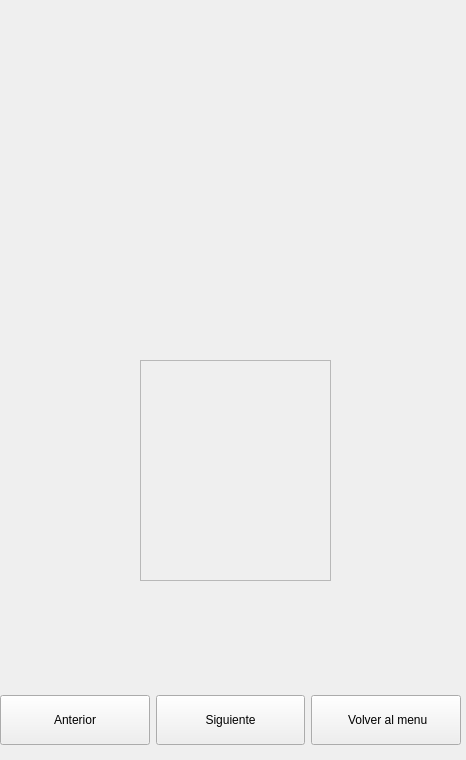
<?xml version="1.0" encoding="UTF-8"?>
<ui version="4.0">
 <class>info</class>
 <widget class="QWidget" name="info">
  <property name="geometry">
   <rect>
    <x>0</x>
    <y>0</y>
    <width>466</width>
    <height>760</height>
   </rect>
  </property>
  <property name="minimumSize">
   <size>
    <width>466</width>
    <height>760</height>
   </size>
  </property>
  <property name="maximumSize">
   <size>
    <width>466</width>
    <height>760</height>
   </size>
  </property>
  <property name="windowTitle">
   <string>FLOUWER</string>
  </property>
  <widget class="QWidget" name="horizontalLayoutWidget">
   <property name="geometry">
    <rect>
     <x>0</x>
     <y>680</y>
     <width>461</width>
     <height>81</height>
    </rect>
   </property>
   <layout class="QHBoxLayout" name="horizontalLayout">
    <item>
     <widget class="QPushButton" name="BotonAnterior">
      <property name="maximumSize">
       <size>
        <width>16777215</width>
        <height>50</height>
       </size>
      </property>
      <property name="styleSheet">
       <string notr="true"/>
      </property>
      <property name="text">
       <string>Anterior</string>
      </property>
      <property name="icon">
       <iconset>
        <normaloff>:/images/images/Anterior.png</normaloff>:/images/images/Anterior.png</iconset>
      </property>
     </widget>
    </item>
    <item>
     <widget class="QPushButton" name="BotonSiguiente">
      <property name="maximumSize">
       <size>
        <width>16777215</width>
        <height>50</height>
       </size>
      </property>
      <property name="styleSheet">
       <string notr="true"/>
      </property>
      <property name="text">
       <string>Siguiente</string>
      </property>
      <property name="icon">
       <iconset>
        <normaloff>:/images/images/Siguiente.png</normaloff>:/images/images/Siguiente.png</iconset>
      </property>
     </widget>
    </item>
    <item>
     <widget class="QPushButton" name="botonVolver">
      <property name="maximumSize">
       <size>
        <width>16777215</width>
        <height>50</height>
       </size>
      </property>
      <property name="styleSheet">
       <string notr="true"/>
      </property>
      <property name="text">
       <string> Volver al menu</string>
      </property>
      <property name="icon">
       <iconset>
        <normaloff>:/images/images/Menu.png</normaloff>:/images/images/Menu.png</iconset>
      </property>
     </widget>
    </item>
   </layout>
  </widget>
  <widget class="QLabel" name="titulo">
   <property name="geometry">
    <rect>
     <x>0</x>
     <y>20</y>
     <width>461</width>
     <height>71</height>
    </rect>
   </property>
   <property name="text">
    <string/>
   </property>
   <property name="alignment">
    <set>Qt::AlignCenter</set>
   </property>
  </widget>
  <widget class="QLabel" name="texto">
   <property name="geometry">
    <rect>
     <x>20</x>
     <y>120</y>
     <width>431</width>
     <height>231</height>
    </rect>
   </property>
   <property name="sizePolicy">
    <sizepolicy hsizetype="Expanding" vsizetype="Expanding">
     <horstretch>0</horstretch>
     <verstretch>0</verstretch>
    </sizepolicy>
   </property>
   <property name="minimumSize">
    <size>
     <width>0</width>
     <height>0</height>
    </size>
   </property>
   <property name="maximumSize">
    <size>
     <width>440</width>
     <height>240</height>
    </size>
   </property>
   <property name="sizeIncrement">
    <size>
     <width>0</width>
     <height>0</height>
    </size>
   </property>
   <property name="font">
    <font>
     <pointsize>8</pointsize>
    </font>
   </property>
   <property name="layoutDirection">
    <enum>Qt::LeftToRight</enum>
   </property>
   <property name="text">
    <string/>
   </property>
   <property name="textFormat">
    <enum>Qt::AutoText</enum>
   </property>
   <property name="alignment">
    <set>Qt::AlignCenter</set>
   </property>
  </widget>
  <widget class="QFrame" name="frame">
   <property name="geometry">
    <rect>
     <x>140</x>
     <y>360</y>
     <width>191</width>
     <height>221</height>
    </rect>
   </property>
   <property name="frameShape">
    <enum>QFrame::StyledPanel</enum>
   </property>
   <property name="frameShadow">
    <enum>QFrame::Raised</enum>
   </property>
   <widget class="QLabel" name="labelImagen">
    <property name="geometry">
     <rect>
      <x>0</x>
      <y>0</y>
      <width>181</width>
      <height>211</height>
     </rect>
    </property>
    <property name="text">
     <string/>
    </property>
   </widget>
  </widget>
  <widget class="QWidget" name="verticalLayoutWidget">
   <property name="geometry">
    <rect>
     <x>90</x>
     <y>580</y>
     <width>281</width>
     <height>80</height>
    </rect>
   </property>
   <layout class="QVBoxLayout" name="verticalLayout">
    <item>
     <widget class="QLabel" name="url">
      <property name="maximumSize">
       <size>
        <width>999</width>
        <height>9999</height>
       </size>
      </property>
      <property name="font">
       <font>
        <pointsize>8</pointsize>
        <italic>false</italic>
        <bold>false</bold>
        <hintingpreference>PreferDefaultHinting</hintingpreference>
       </font>
      </property>
      <property name="mouseTracking">
       <bool>true</bool>
      </property>
      <property name="layoutDirection">
       <enum>Qt::LeftToRight</enum>
      </property>
      <property name="styleSheet">
       <string notr="true">
font: rgb(0, 0, 255)</string>
      </property>
      <property name="inputMethodHints">
       <set>Qt::ImhNone</set>
      </property>
      <property name="text">
       <string>&lt;html&gt;&lt;head/&gt;&lt;body&gt;&lt;p&gt;&lt;br/&gt;&lt;/p&gt;&lt;/body&gt;&lt;/html&gt;</string>
      </property>
      <property name="textFormat">
       <enum>Qt::RichText</enum>
      </property>
      <property name="alignment">
       <set>Qt::AlignCenter</set>
      </property>
      <property name="openExternalLinks">
       <bool>true</bool>
      </property>
     </widget>
    </item>
   </layout>
  </widget>
 </widget>
 <resources/>
 <connections/>
</ui>
